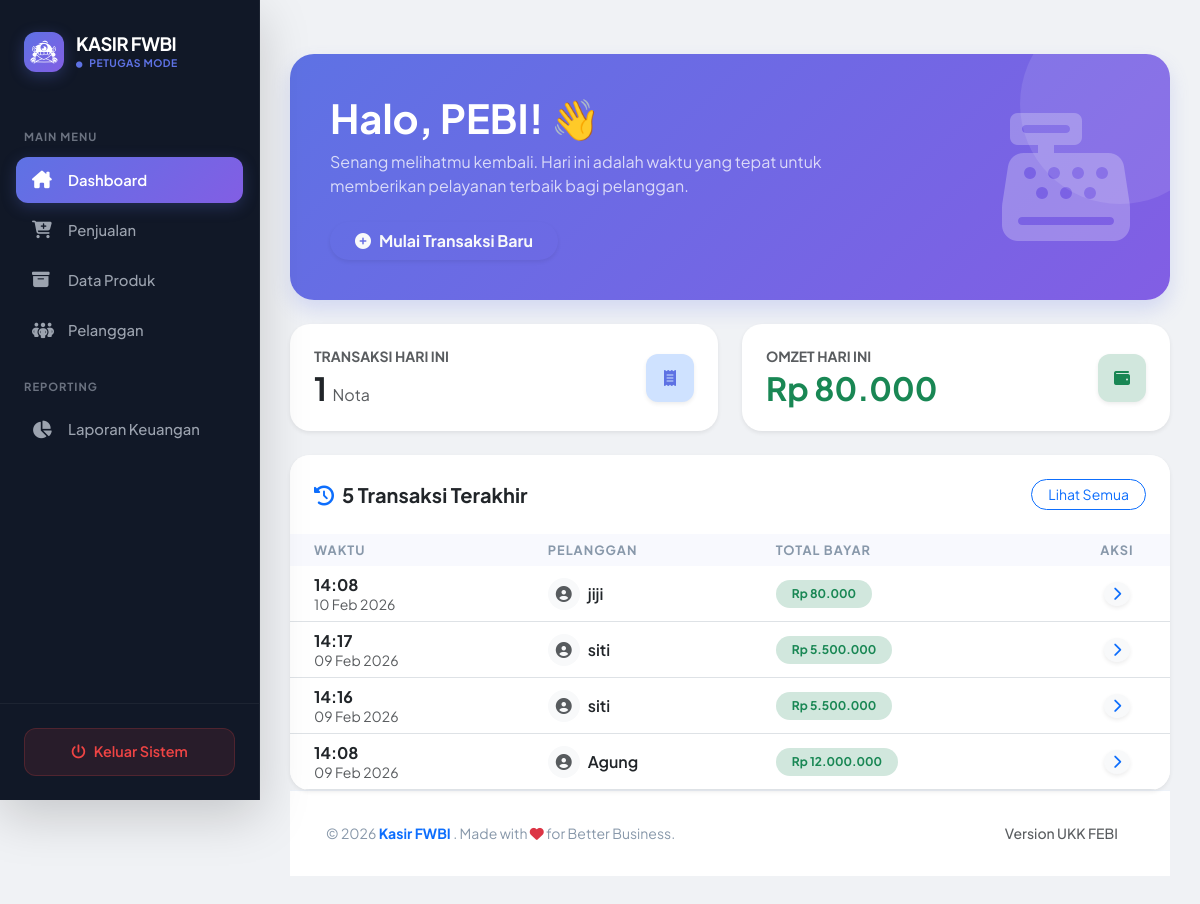
The page /petugas/dashboard/index.php (signed in) on the database its author committed.
### tables this page shows
CREATE TABLE `penjualan` (
  `PenjualanID` int(11) NOT NULL,
  `TanggalPenjualan` datetime NOT NULL DEFAULT current_timestamp(),
  `TotalHarga` decimal(10,2) NOT NULL,
  `PelangganID` int(11) NOT NULL
);

CREATE TABLE `pelanggan` (
  `PelangganID` int(11) NOT NULL,
  `NamaPelanggan` varchar(255) NOT NULL,
  `Alamat` text NOT NULL,
  `NomorTelepon` varchar(15) NOT NULL
);

### petugas/dashboard/index.php (the view, shortened to what this page needs)
<?php
include '../../main/connect.php';
$username = $_SESSION['username'];
$tgl_hari_ini = date('Y-m-d');
?>
<!DOCTYPE html>
<html lang="id">
<head>
    <link href="https://cdn.jsdelivr.net/npm/bootstrap@5.3.0/dist/css/bootstrap.min.css" rel="stylesheet">
    <link rel="stylesheet" href="https://cdnjs.cloudflare.com/ajax/libs/font-awesome/6.4.0/css/all.min.css">
</head>
<body>
    <div class="d-flex">
        <?php include '../../template/sidebar.php'; ?>
        <div class="main-content">
            <div class="welcome-banner mb-4">
                <div class="row align-items-center">
                    <div class="col-md-8">
                        <h1 class="fw-bold mb-2">Halo, <?= strtoupper($username); ?>! 👋</h1>
                        <p class="opacity-75 mb-4">Senang melihatmu kembali. Hari ini adalah waktu yang tepat untuk memberikan pelayanan terbaik bagi pelanggan.</p>
                        <a href="../penjualan/index.php" class="btn btn-white text-light fw-bold rounded-pill px-4 shadow-sm">
                            <i class="fas fa-plus-circle me-2"></i>Mulai Transaksi Baru
                        </a>
                    </div>
                    <div class="col-md-4 text-end d-none d-md-block">
                        <i class="fas fa-cash-register fa-8x opacity-25"></i>
                    </div>
                </div>
            </div>
            <div class="row g-4 mb-4">
                <div class="col-md-6">
                    <div class="card card-stats shadow-sm p-4">
                        <div class="d-flex justify-content-between align-items-center">
                            <div>
                                <h6 class="text-muted small fw-bold text-uppercase mb-1">Transaksi Hari Ini</h6>
                                <?php
                                    $query_trx = mysqli_query($conn, "SELECT COUNT(*) as total FROM penjualan WHERE TanggalPenjualan LIKE '$tgl_hari_ini%'");
                                    $data_trx = mysqli_fetch_assoc($query_trx);
                                ?>
                                <h2 class="fw-bold mb-0"><?= $data_trx['total']; ?> <span class="fs-6 fw-normal text-muted">Nota</span></h2>
                            </div>
                            <div class="icon-shape shadow-sm bg-primary-subtle">
                                <i class="fas fa-receipt"></i>
                            </div>
                        </div>
                    </div>
                </div>
                <div class="col-md-6">
                    <div class="card card-stats shadow-sm p-4">
                        <div class="d-flex justify-content-between align-items-center">
                            <div>
                                <h6 class="text-muted small fw-bold text-uppercase mb-1">Omzet Hari Ini</h6>
                                <?php
                                    $query_harian = mysqli_query($conn, "SELECT SUM(TotalHarga) as total_hari FROM penjualan WHERE TanggalPenjualan LIKE '$tgl_hari_ini%'");
                                    $data_harian = mysqli_fetch_assoc($query_harian);
                                    $total_hari = $data_harian['total_hari'] ?? 0;
                                ?>
                                <h2 class="fw-bold mb-0 text-success">Rp <?= number_format($total_hari, 0, ',', '.'); ?></h2>
                            </div>
                            <div class="icon-shape shadow-sm bg-success-subtle text-success">
                                <i class="fas fa-wallet"></i>
                            </div>
                        </div>
                    </div>
                </div>
            </div>
            <div class="card table-custom border-0 shadow-sm">
                <div class="card-header bg-white py-4 px-4 border-0 d-flex justify-content-between align-items-center">
                    <h5 class="fw-bold m-0 text-dark">
                        <i class="fas fa-clock-rotate-left me-2 text-primary"></i>5 Transaksi Terakhir
                    </h5>
                    <a href="../laporan/index.php" class="btn btn-sm btn-outline-primary rounded-pill px-3">Lihat Semua</a>
                </div>
                <div class="card-body p-0">
                    <div class="table-responsive">
                        <table class="table table-hover align-middle mb-0">
                            <thead>
                                <tr class="text-uppercase">
                                    <th class="ps-4">Waktu</th>
                                    <th>Pelanggan</th>
                                    <th>Total Bayar</th>
                                    <th class="text-center">Aksi</th>
                                </tr>
                            </thead>
                            <tbody>
                                <?php
                                $log = mysqli_query($conn, "SELECT * FROM penjualan
                                       JOIN pelanggan ON penjualan.PelangganID = pelanggan.PelangganID
                                       ORDER BY PenjualanID DESC LIMIT 5");
                                while($l = mysqli_fetch_array($log)){
                                ?>
                                <tr>
                                    <td class="ps-4">
                                        <div class="fw-bold text-dark"><?= date('H:i', strtotime($l['TanggalPenjualan'])); ?></div>
                                        <small class="text-muted"><?= date('d M Y', strtotime($l['TanggalPenjualan'])); ?></small>
                                    </td>
                                    <td>
                                        <div class="d-flex align-items-center">
                                            <div class="avatar-sm bg-light rounded-circle p-2 me-2 text-center" style="width: 32px; height: 32px; line-height: 16px;">
                                                <i class="fas fa-user-circle text-muted"></i>
                                            </div>
                                            <span class="fw-semibold"><?= $l['NamaPelanggan']; ?></span>
                                        </div>
                                    </td>
                                    <td>
                                        <span class="badge bg-success-subtle text-success px-3 py-2 rounded-pill fw-bold">
                                            Rp <?= number_format($l['TotalHarga'], 0, ',', '.'); ?>
                                        </span>
                                    </td>
                                    <td class="text-center">
                                        <a href="../penjualan/detail.php?id=<?= $l['PenjualanID']; ?>" class="btn btn-sm btn-light rounded-circle shadow-sm" title="Detail">
                                            <i class="fas fa-chevron-right text-primary"></i>
                                        </a>
                                    </td>
                                </tr>
                                <?php } ?>
                            </tbody>
                        </table>
                    </div>
                </div>
            </div>
            <?php include '../../template/footer.php'; ?>
        </div>
    </div>
</body>
</html>

### petugas/dashboard/index.php (style rules this page uses)
body { font-family: 'Plus Jakarta Sans', sans-serif; background-color: #f0f2f5; }
.main-content { padding: 30px; width: 100%; }
.welcome-banner { background: linear-gradient(135deg, #5e72e4 0%, #825ee4 100%); border-radius: 24px; padding: 40px; color: white; position: relative; overflow: hidden; box-shadow: 0 10px 20px rgba(94, 114, 228, 0.2); }
.welcome-banner::after { content: ""; position: absolute; right: -50px; top: -50px; width: 200px; height: 200px; background: rgba(255,255,255,0.1); border-radius: 50%; }
.card-stats { border: none; border-radius: 20px; transition: all 0.3s ease; background: #fff; }
.icon-shape { width: 48px; height: 48px; background: #f6f9fc; border-radius: 12px; display: flex; align-items: center; justify-content: center; color: #5e72e4; }
.table-custom { background: #fff; border-radius: 20px; overflow: hidden; }
.table-custom thead th { background: #f8f9fe; border-bottom: none; color: #8898aa; font-size: 0.8rem; letter-spacing: 1px; }

### template/sidebar.php (style rules this page uses)
:root { --sidebar-bg: #111827; --accent-color: #5e72e4; --hover-bg: rgba(255, 255, 255, 0.05); --text-gray: #9ca3af; }

### rows shown on the page
penjualan: TanggalPenjualan "14:08", TanggalPenjualan "10 Feb 2026", PelangganID.NamaPelanggan "jiji", TotalHarga "80.000"
penjualan: TanggalPenjualan "14:17", TanggalPenjualan "09 Feb 2026", PelangganID.NamaPelanggan "siti", TotalHarga "5.500.000"
penjualan: TanggalPenjualan "14:16", TanggalPenjualan "09 Feb 2026", PelangganID.NamaPelanggan "siti", TotalHarga "5.500.000"
penjualan: TanggalPenjualan "14:08", TanggalPenjualan "09 Feb 2026", PelangganID.NamaPelanggan "Agung", TotalHarga "12.000.000"

### other values the page prints
$_SESSION['role'] "PETUGAS"
$username "PEBI"
$data_trx['total'] "1"
$total_hari "80.000"
